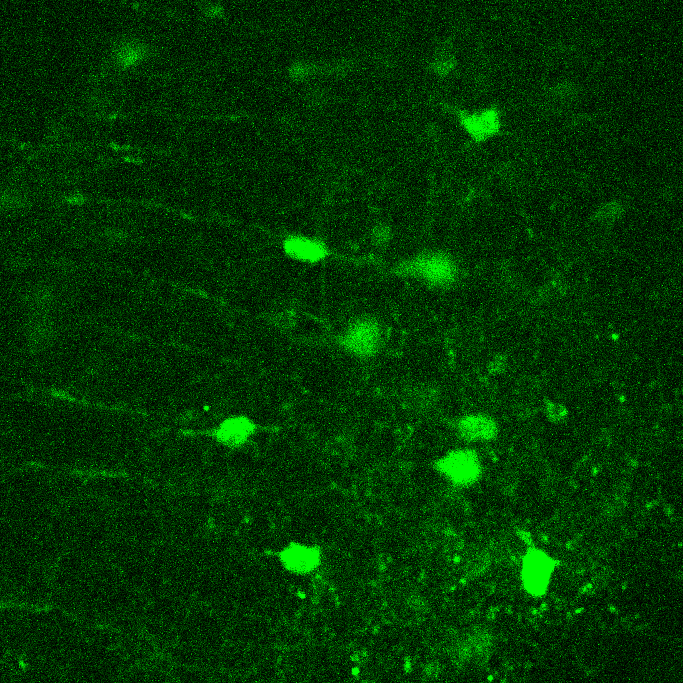
#> input picture images/1.png, 683 x 683 px, given in place of 1.tif, which was not available
$ python testing.py
#> lines starting #> are read from the running program, lines starting #| are printed output that depends on the picture; after the words box and inside, x2 and y2 are one past the last pixel; in counts of white or black regions, pixels touching at a corner belong together; pictures that were not available may be replaced by others from this repository, and a replacement may not be noted
import cv2
import numpy as np
from PIL import Image
import matplotlib.pyplot as plt
import tifffile as tiff
from os import listdir
from os.path import isfile, join
linewidth = 3
import numpy as np
# http://layer0.authentise.com/detecting-circular-shapes-using-contours.html
# mypath = "C:/Users/mgonzalez91/Dropbox (GaTech)/Research/All Things Emory !/pythonOpticalEphys repo/repo/pythonOpticalEphys"
# file_list = [f for f in listdir(mypath) if isfile(join(mypath, f)) & f.endswith(".tif")]

# for filename in file_list:
# Read image, normalize to [0,1], get size
raw_image = np.array(Image.open("1.tif").convert('L'))
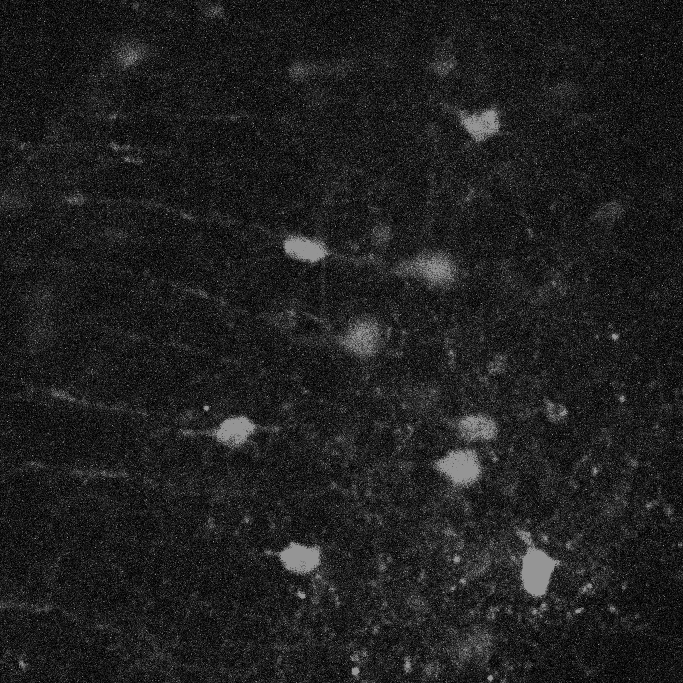
#> raw_image: shape (683, 683); min 0, max 149, mean 31.9
norm_image = raw_image/np.max(raw_image)
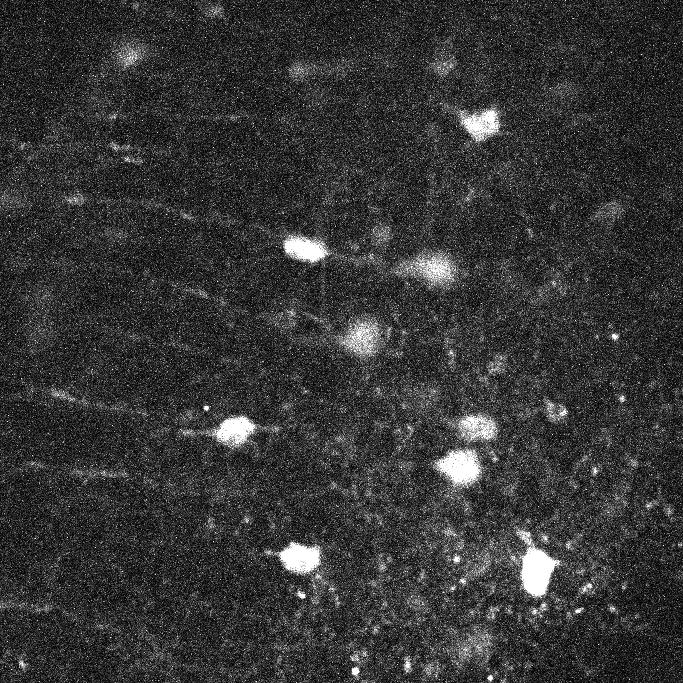
#> norm_image: shape (683, 683) float64; min 0, max 1, mean 0.214
contour_image = raw_image/np.max(raw_image)
row,col = norm_image.shape
#> row = 683; col = 683

# [8 lines of commented-out code are left out]
bilateral_filtered_image = cv2.bilateralFilter(norm_image.astype('float32'), int(.019*row), int(.019*row), int(.019*row))
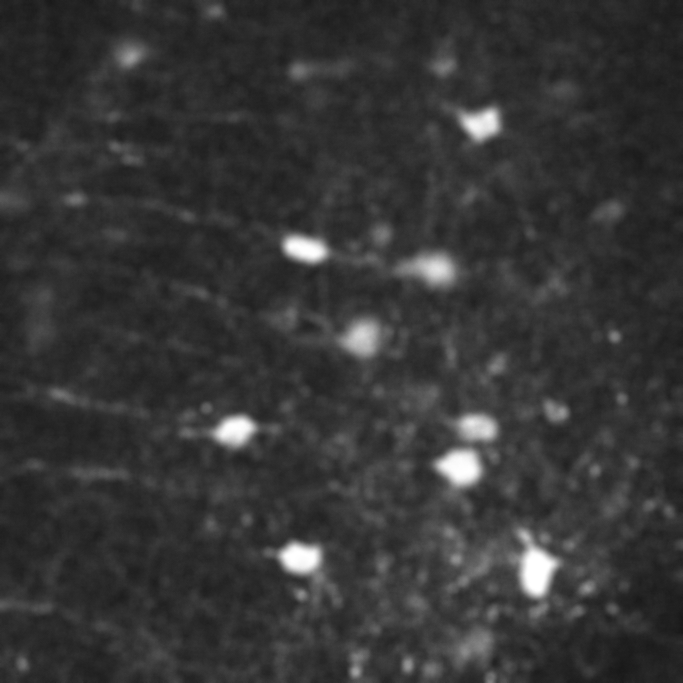
#> bilateral_filtered_image: shape (683, 683) float32; min 0.0922, max 1, mean 0.214
ret, masked_image = cv2.threshold(bilateral_filtered_image,np.quantile(norm_image,.97),1,cv2.THRESH_BINARY)
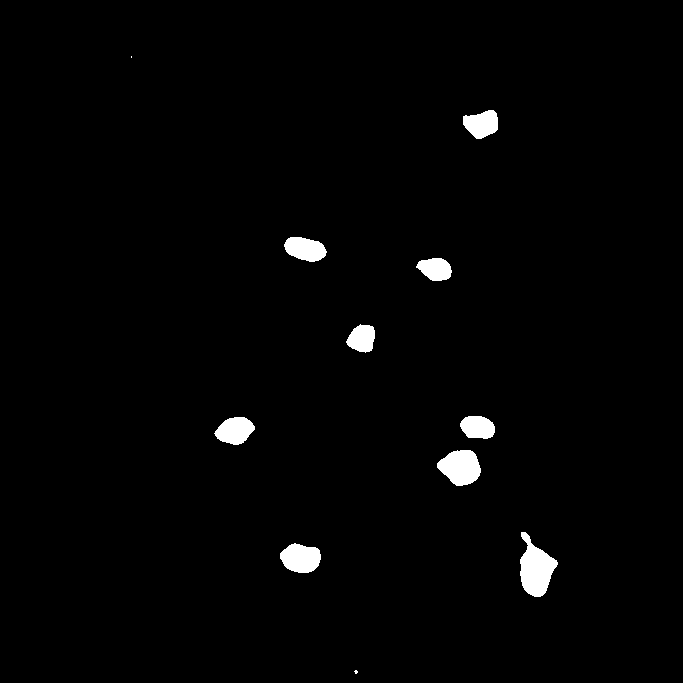
#> masked_image: shape (683, 683) float32; values 0 (black) and 1 (white), 1.6% white; 11 white regions (2 under 20 px)
#> ret = 0.604

# find contours from masked image
contours, hierarchy = cv2.findContours(masked_image.astype('uint8'),cv2.RETR_LIST,cv2.CHAIN_APPROX_NONE)
#> contours = 11 contours, 2 with area under 20; largest, box (x1, y1, x2, y2) and area: (520, 532, 558, 597) 1363, (437, 450, 481, 486) 1086, (280, 543, 321, 573) 877, (214, 417, 255, 445) 754, (284, 237, 327, 262) 730
# cv2.drawContours(raw_image, contours, -1, (255,255,255), 2)

centroids = list()
for cnt in contours:
    (x,y),radius = cv2.minEnclosingCircle(cnt)
    rect_area = cv2.minAreaRect(cnt)
    box = np.int0(cv2.boxPoints(rect_area))
    print(box)
    cv2.drawContours(contour_image,[box],-1,(0,0,255),1)
    # print('x = ',x)
    # print('y = ',y)
    # print('radius = ',radius)

    # if contour size is between .05% and 1% of field of view, count as cell
    # also check if min enclosing circle is significantly bigger than contourArea to measure roundness
    if cv2.contourArea(cnt) < .01*row*col and cv2.contourArea(cnt) > .0005*row*col and cv2.contourArea(cnt) > (radius*radius*3.1415*.5):
        # print("Cell Detected")
        cv2.drawContours(contour_image, cnt, -1, (100,140,204), linewidth)
        M = cv2.moments(cnt)
        cx = int(M['m10']/M['m00'])
        cy = int(M['m01']/M['m00'])
        centroids.append([cx, cy])
#> this loop made 11 passes
#> (x, y, radius, rect_area, box, cx, cy) on passes 2, 4, 5, 6, 7: (300, 556, 20.22, ((299.6, 558.1), (27.85, 40.4), -78.69), [[316, 575], [277, 567], [282, 540], [322, 548]], 300, 557), (458.5, 467.5, 21.97, ((461.5, 466), (36.06, 38.89), -45), [[462, 492], [435, 465], [460, 439], [488, 467]], 460, 466), (234, 429.5, 20.3, ((234.3, 430.1), (34.05, 29.36), -51.34), [[235, 452], [212, 434], [233, 407], [256, 425]], 234, 430), (477, 427.5, 17.59, ((477, 427), (22, 34), -90), [[494, 438], [460, 438], [460, 416], [494, 416]], 477, 426), (361.2, 337.6, 15.84, ((360.4, 337.3), (27.46, 26.87), -78.69), [[370, 353], [344, 348], [349, 321], [376, 326]], 361, 338)
#> (x, y, radius, rect_area, box) on passes 1, 3: (355.5, 671.5, 1.58, ((355.5, 671.5), (2.83, 2.83), -45), [[355, 673], [353, 671], [355, 669], [357, 671]]), (530.5, 564, 33.38, ((538.4, 564.3), (63.62, 37.16), -87.88), [[555, 596], [518, 595], [521, 531], [558, 533]])
#> (printed output is left out)
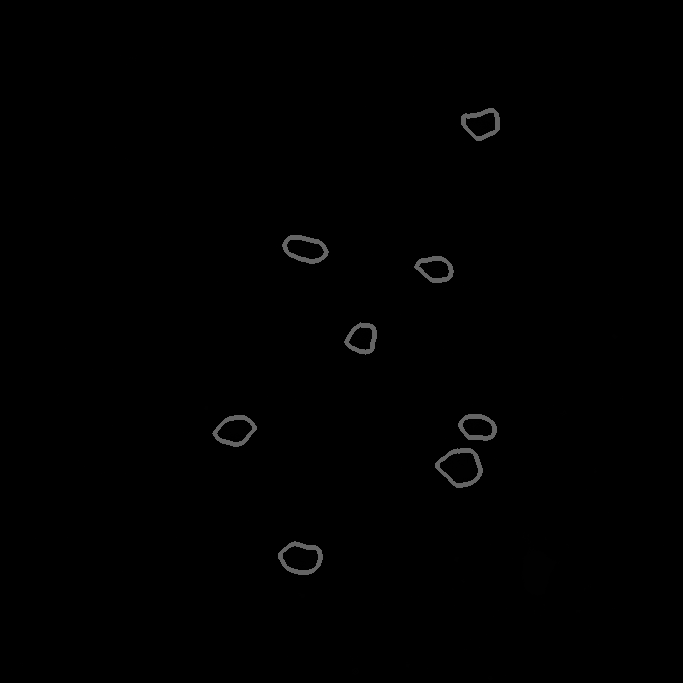
#> contour_image: shape (683, 683) float64; 0.91% of pixels changed, all inside (x1, y1, x2, y2) = (131, 56, 559, 674)
#> after the loop, centroids = [[300, 557], [460, 466], [234, 430], [477, 426], [361, 338], [435, 268], [304, 248], [481, 123]]
# cv2.imshow('Contours', norm_image)
# cv2.waitKey(0)
# cv2.destroyAllWindows()
print('Num Centroids =', len(centroids))
#| Num Centroids = 8

# show image
titles = ['Raw','Normalized','Bilateral','Masked','Contour']
images = [raw_image,norm_image,bilateral_filtered_image,masked_image,contour_image]
plt.figure(figsize=(8,8))
for i in range(5):
    plt.subplot(2,3,i+1)
    plt.imshow(images[i],interpolation='nearest')
    plt.title(titles[i])
    plt.xticks([])
    plt.yticks([])
plt.show()

$ run again, with images/2.png copied over images/1.png
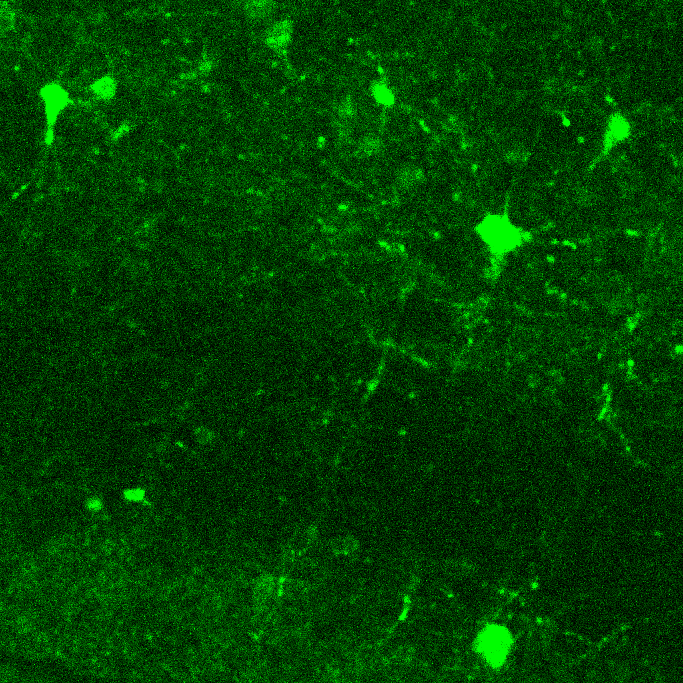
#> input picture images/2.png, 683 x 683 px, given in place of 1.tif, which was not available
#> `ret, masked_image = cv2.threshold(bilateral_filtered_image,np.quantile..`:
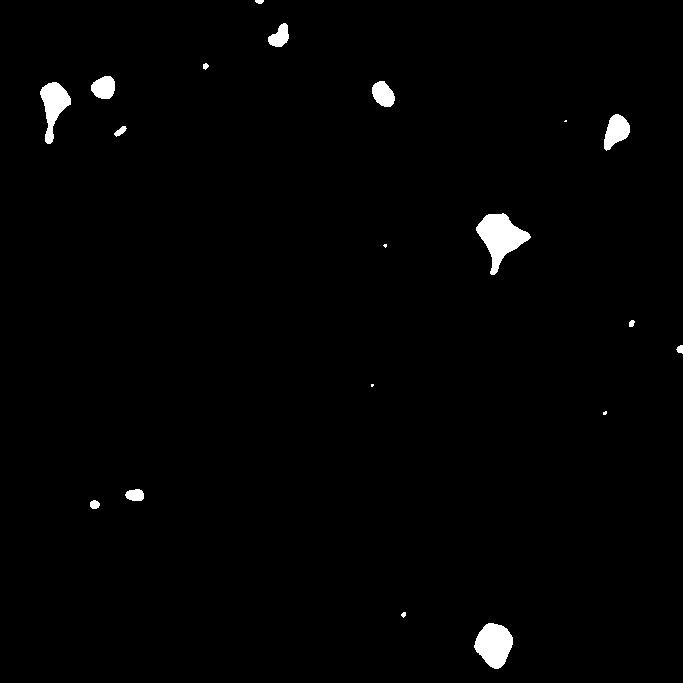
#> masked_image: shape (683, 683) float32; values 0 (black) and 1 (white), 1.3% white; 19 white regions (4 under 20 px)
#> ret = 0.617
#> contours = 19 contours, 6 with area under 20; largest, box (x1, y1, x2, y2) and area: (476, 213, 531, 275) 1543, (474, 623, 513, 669) 1192, (40, 82, 71, 144) 890, (604, 114, 630, 151) 563, (372, 81, 395, 107) 399
#> the loop `for cnt in contours:` made 19 passes
#> (x, y, radius, rect_area, box, cx, cy) on passes 1, 15, 16: (493, 645.5, 23.05, ((493.1, 644.3), (41.59, 36.22), -63.43), [[500, 671], [467, 654], [486, 617], [518, 633]], 493, 644), (383.1, 94.13, 13.75, ((382.7, 94.35), (18.74, 27.33), -38.66), [[383, 110], [366, 89], [381, 77], [398, 99]], 382, 93), (103.2, 86.72, 12.67, ((102.5, 87), (22, 23), -90), [[114, 98], [91, 98], [91, 76], [114, 76]], 103, 87)
#> (printed output is left out)
#> after the loop `for cnt in contours:`:
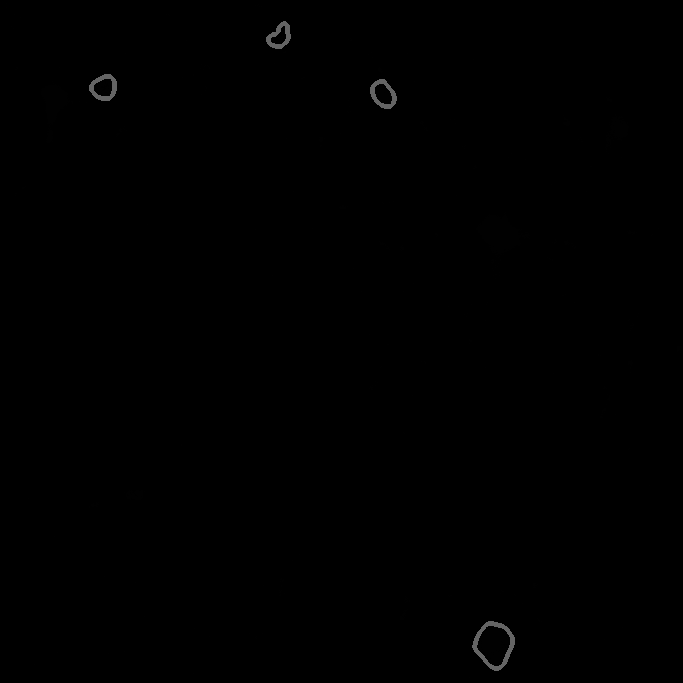
#> contour_image: shape (683, 683) float64; min 0, max 100, mean 0.6
#> after the loop `for cnt in contours:`: centroids = [[493, 644], [382, 93], [103, 87], [279, 36]]
#| Num Centroids = 4

$ run again, with images/3.png copied over images/1.png
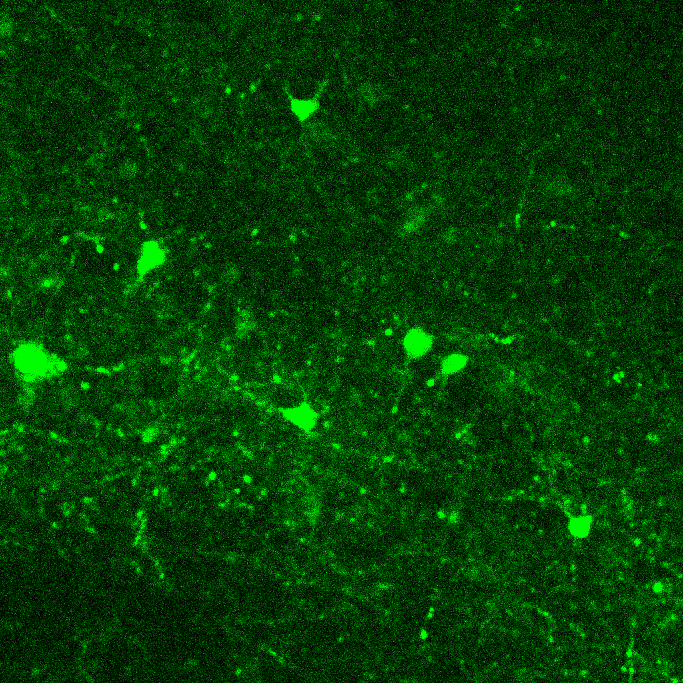
#> input picture images/3.png, 683 x 683 px, given in place of 1.tif, which was not available
#> `ret, masked_image = cv2.threshold(bilateral_filtered_image,np.quantile..`:
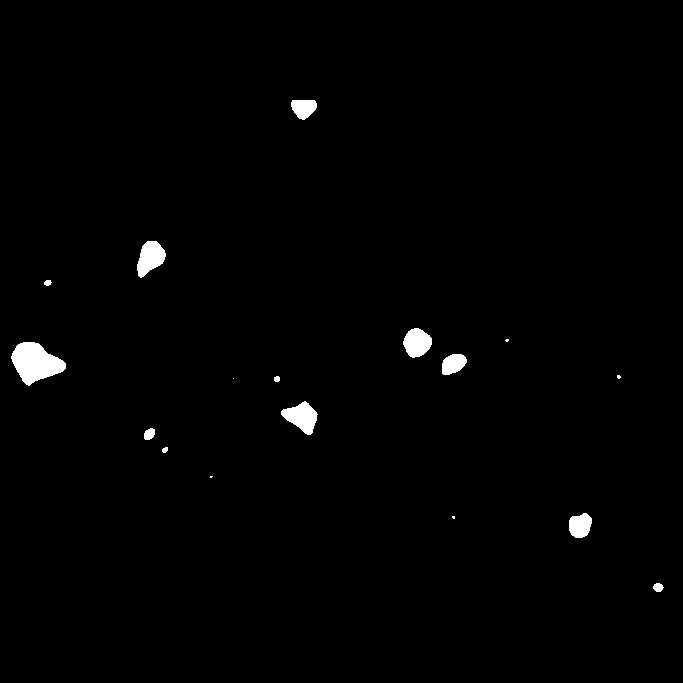
#> masked_image: shape (683, 683) float32; values 0 (black) and 1 (white), 1.1% white; 17 white regions (5 under 20 px)
#> ret = 0.624
#> contours = 17 contours, 6 with area under 20; largest, box (x1, y1, x2, y2) and area: (11, 342, 66, 386) 1428, (281, 401, 318, 435) 668, (137, 241, 166, 278) 646, (403, 328, 432, 358) 586, (569, 513, 592, 538) 414
#> the loop `for cnt in contours:` made 17 passes
#> (x, y, radius, rect_area, box, cx, cy) on passes 3, 7, 11: (580.5, 525, 13.2, ((580, 525), (24, 22), -90), [[591, 537], [569, 537], [569, 513], [591, 513]], 579, 525), (298.5, 418.7, 19.12, ((301.6, 414.5), (26.08, 37.43), -54.16), [[309, 435], [278, 414], [294, 392], [324, 414]], 301, 416), (453.5, 365, 14.01, ((454, 364), (20, 24), -90), [[466, 374], [442, 374], [442, 354], [466, 354]], 453, 363)
#> (printed output is left out)
#> after the loop `for cnt in contours:`:
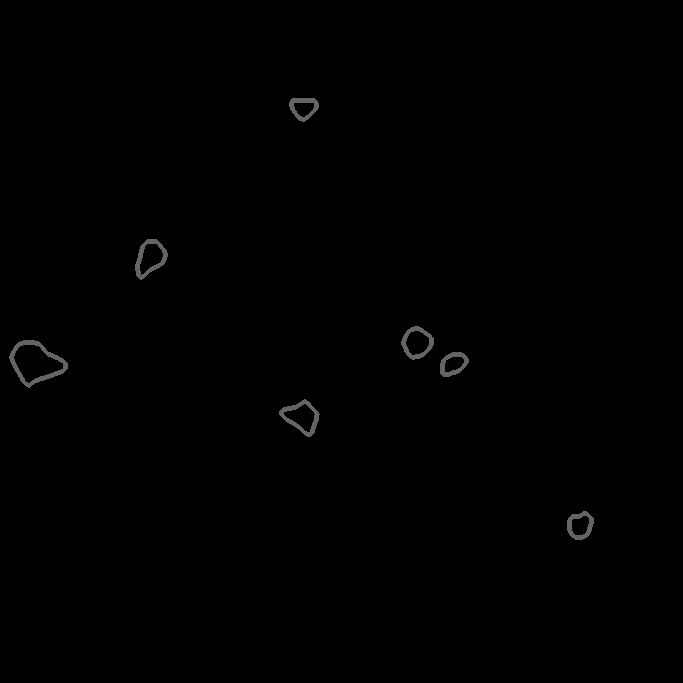
#> contour_image: shape (683, 683) float64; min 0, max 100, mean 0.9
#> after the loop `for cnt in contours:`: centroids = [[579, 525], [301, 416], [453, 363], [35, 362], [416, 342], [149, 257], [303, 107]]
#| Num Centroids = 7
